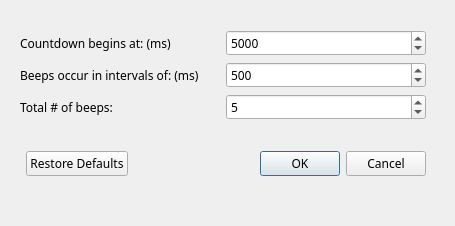
<?xml version="1.0" encoding="UTF-8"?>
<ui version="4.0">
 <class>timerSettingsDialogue</class>
 <widget class="QDialog" name="timerSettingsDialogue">
  <property name="geometry">
   <rect>
    <x>0</x>
    <y>0</y>
    <width>455</width>
    <height>226</height>
   </rect>
  </property>
  <property name="font">
   <font>
    <family>Century Gothic</family>
   </font>
  </property>
  <property name="windowTitle">
   <string>Dialog</string>
  </property>
  <widget class="QWidget" name="layoutWidget">
   <property name="geometry">
    <rect>
     <x>20</x>
     <y>30</y>
     <width>406</width>
     <height>171</height>
    </rect>
   </property>
   <layout class="QGridLayout" name="gridLayout_2">
    <item row="0" column="0" colspan="2">
     <layout class="QGridLayout" name="gridLayout">
      <item row="2" column="0">
       <widget class="QLabel" name="label_8">
        <property name="text">
         <string>Total # of beeps:</string>
        </property>
       </widget>
      </item>
      <item row="1" column="0">
       <widget class="QLabel" name="label_7">
        <property name="text">
         <string>Beeps occur in intervals of: (ms)</string>
        </property>
       </widget>
      </item>
      <item row="0" column="0">
       <widget class="QLabel" name="label_6">
        <property name="text">
         <string>Countdown begins at: (ms) </string>
        </property>
       </widget>
      </item>
      <item row="1" column="1">
       <widget class="QSpinBox" name="exitIntervalBox">
        <property name="maximum">
         <number>100000</number>
        </property>
        <property name="value">
         <number>500</number>
        </property>
       </widget>
      </item>
      <item row="0" column="1">
       <widget class="QSpinBox" name="exitOffsetBox">
        <property name="maximum">
         <number>10000000</number>
        </property>
        <property name="value">
         <number>5000</number>
        </property>
       </widget>
      </item>
      <item row="2" column="1">
       <widget class="QSpinBox" name="exitBeepsBox">
        <property name="maximum">
         <number>10000</number>
        </property>
        <property name="value">
         <number>5</number>
        </property>
       </widget>
      </item>
     </layout>
    </item>
    <item row="1" column="1" rowspan="2">
     <widget class="QDialogButtonBox" name="buttonBox">
      <property name="enabled">
       <bool>true</bool>
      </property>
      <property name="orientation">
       <enum>Qt::Horizontal</enum>
      </property>
      <property name="standardButtons">
       <set>QDialogButtonBox::Cancel|QDialogButtonBox::Ok|QDialogButtonBox::RestoreDefaults</set>
      </property>
      <property name="centerButtons">
       <bool>false</bool>
      </property>
     </widget>
    </item>
   </layout>
  </widget>
 </widget>
 <resources/>
 <connections>
  <connection>
   <sender>buttonBox</sender>
   <signal>accepted()</signal>
   <receiver>timerSettingsDialogue</receiver>
   <slot>accept()</slot>
   <hints>
    <hint type="sourcelabel">
     <x>248</x>
     <y>254</y>
    </hint>
    <hint type="destinationlabel">
     <x>157</x>
     <y>274</y>
    </hint>
   </hints>
  </connection>
  <connection>
   <sender>buttonBox</sender>
   <signal>rejected()</signal>
   <receiver>timerSettingsDialogue</receiver>
   <slot>reject()</slot>
   <hints>
    <hint type="sourcelabel">
     <x>316</x>
     <y>260</y>
    </hint>
    <hint type="destinationlabel">
     <x>286</x>
     <y>274</y>
    </hint>
   </hints>
  </connection>
 </connections>
</ui>
